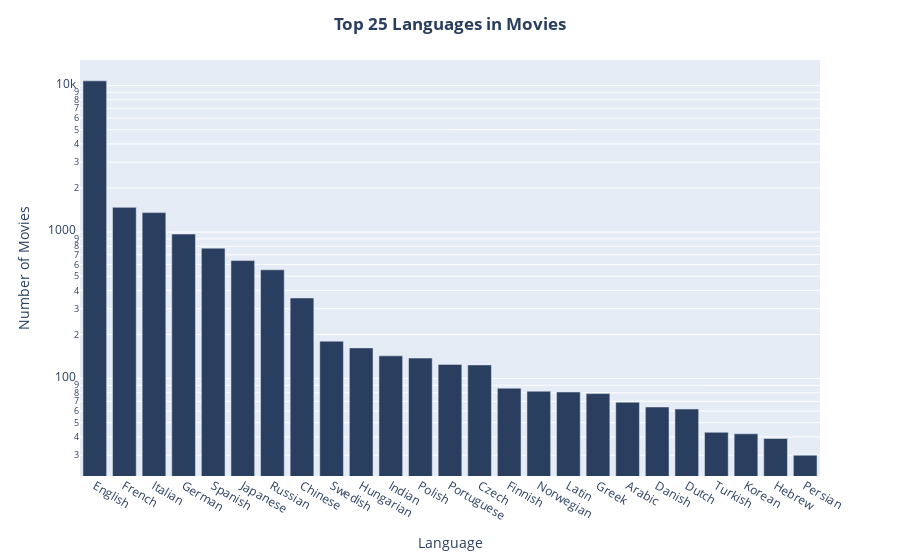

Notebook code cell kept with this figure:
### Code cell
languages_exploded = movies.explode('languages')
languages_count = languages_exploded['languages'].value_counts().reset_index()
languages_count.columns = ['language', 'count']
languages_count = languages_count.sort_values(by='count', ascending=False)

fig = px.bar(languages_count.head(25), x='language', y='count', labels={'language':'Language', 'count':'Number of Movies'})
fig.update_yaxes(type="log")
fig.update_layout(title_text="Top 25 Languages in Movies", title_x=0.5, title_font_weight='bold')
fig.update_traces(marker_color='#2A3F5F')

fig.show()

### Figure 1 — Plotly figure (JSON) as saved in the notebook; plotly's stock layout.template omitted (floating-point values rounded to 4 significant figures)
{"data": [{"alignmentgroup": "True", "hovertemplate": "Language=%{x}<br>Number of Movies=%{y}<extra></extra>", "legendgroup": "", "marker": {"color": "#2A3F5F", "pattern": {"shape": ""}}, "name": "", "offsetgroup": "", "orientation": "v", "showlegend": false, "textposition": "auto", "type": "bar", "x": ["English", "French", "Italian", "German", "Spanish", "Japanese", "Russian", "Chinese", "Swedish", "Hungarian", "Indian", "Polish", "Portuguese", "Czech", "Finnish", "Norwegian", "Latin", "Greek", "Arabic", "Danish", "Dutch", "Turkish", "Korean", "Hebrew", "Persian"], "xaxis": "x", "y": [10780, 1475, 1358, 969, 777, 639, 553, 355, 180, 162, 143, 138, 125, 124, 86, 82, 81, 79, 69, 64, 62, 43, 42, 39, 30], "yaxis": "y"}], "layout": {"barmode": "relative", "legend": {"tracegroupgap": 0}, "margin": {"t": 60}, "title": {"font": {"weight": "bold"}, "text": "Top 25 Languages in Movies", "x": 0.5}, "xaxis": {"anchor": "y", "domain": [0, 1], "title": {"text": "Language"}}, "yaxis": {"anchor": "x", "domain": [0, 1], "title": {"text": "Number of Movies"}, "type": "log"}}}
